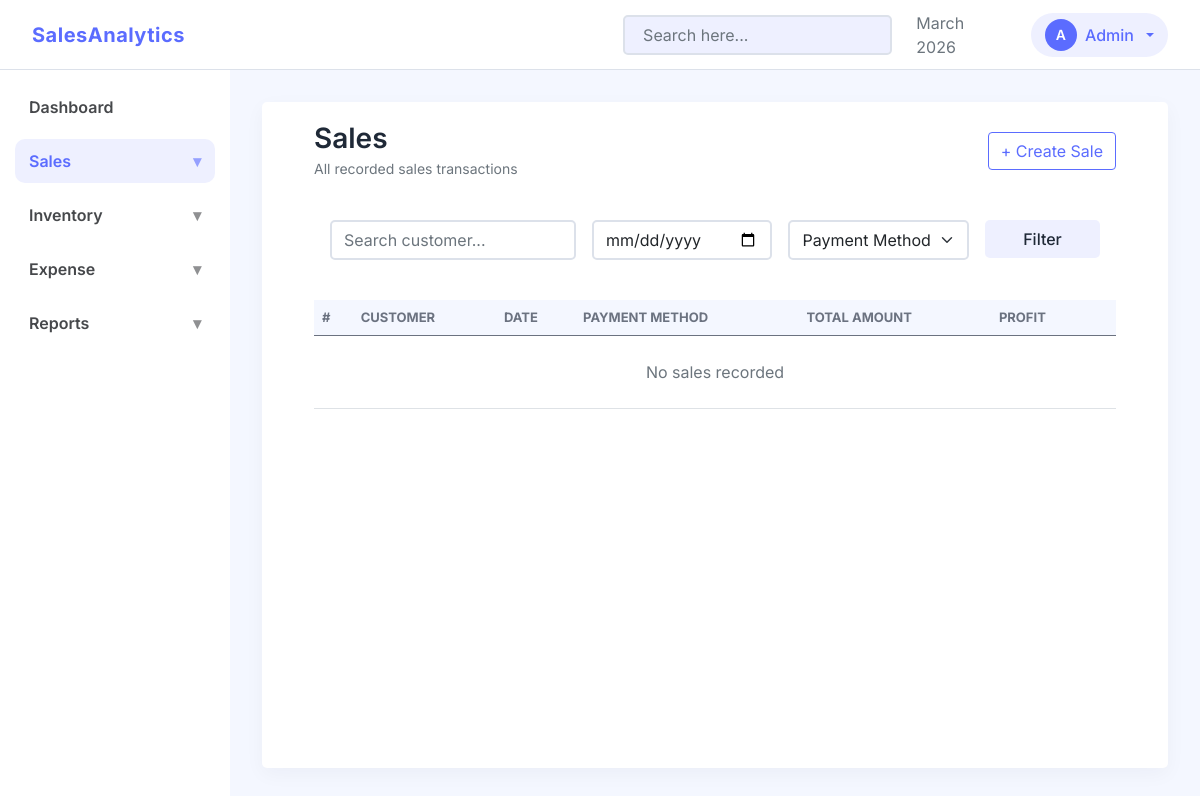
Page /sales/view/ on the earlier database version.
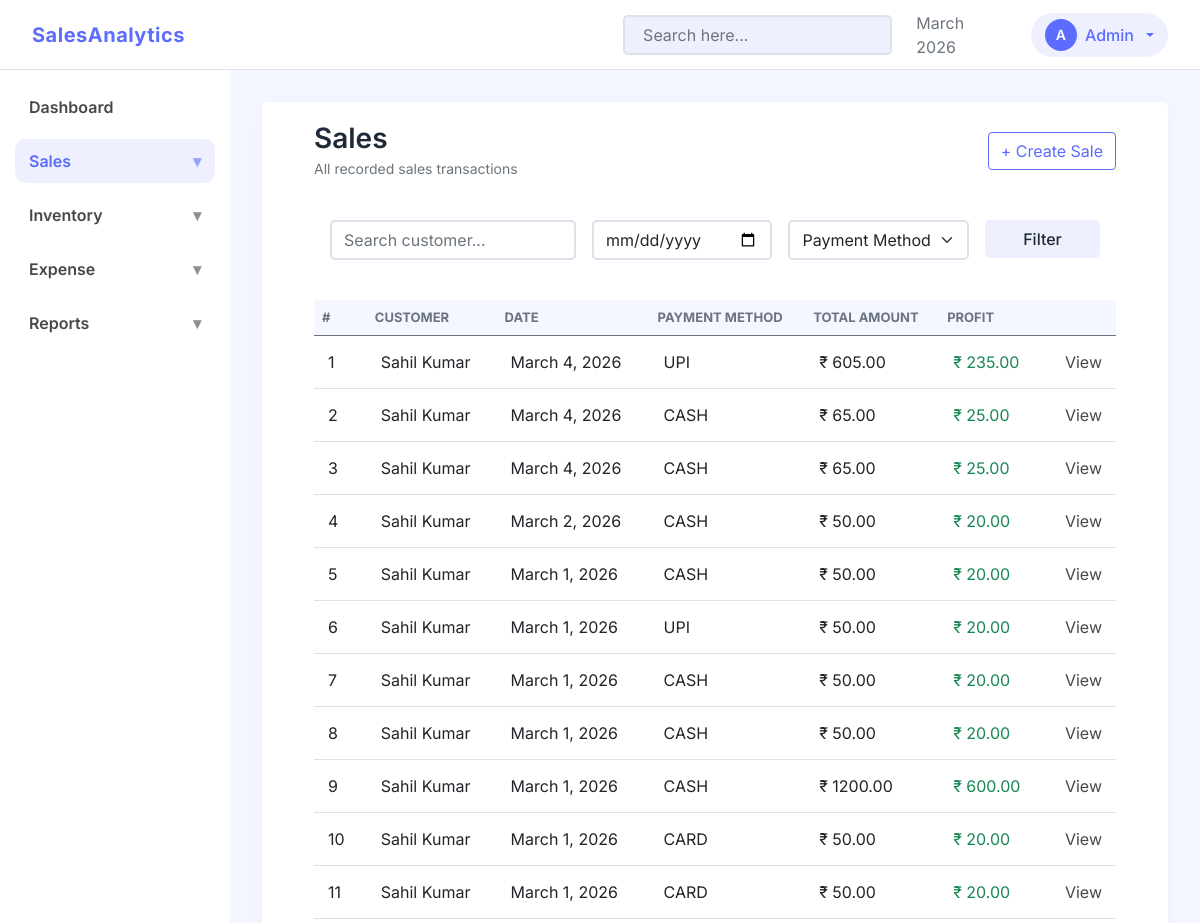
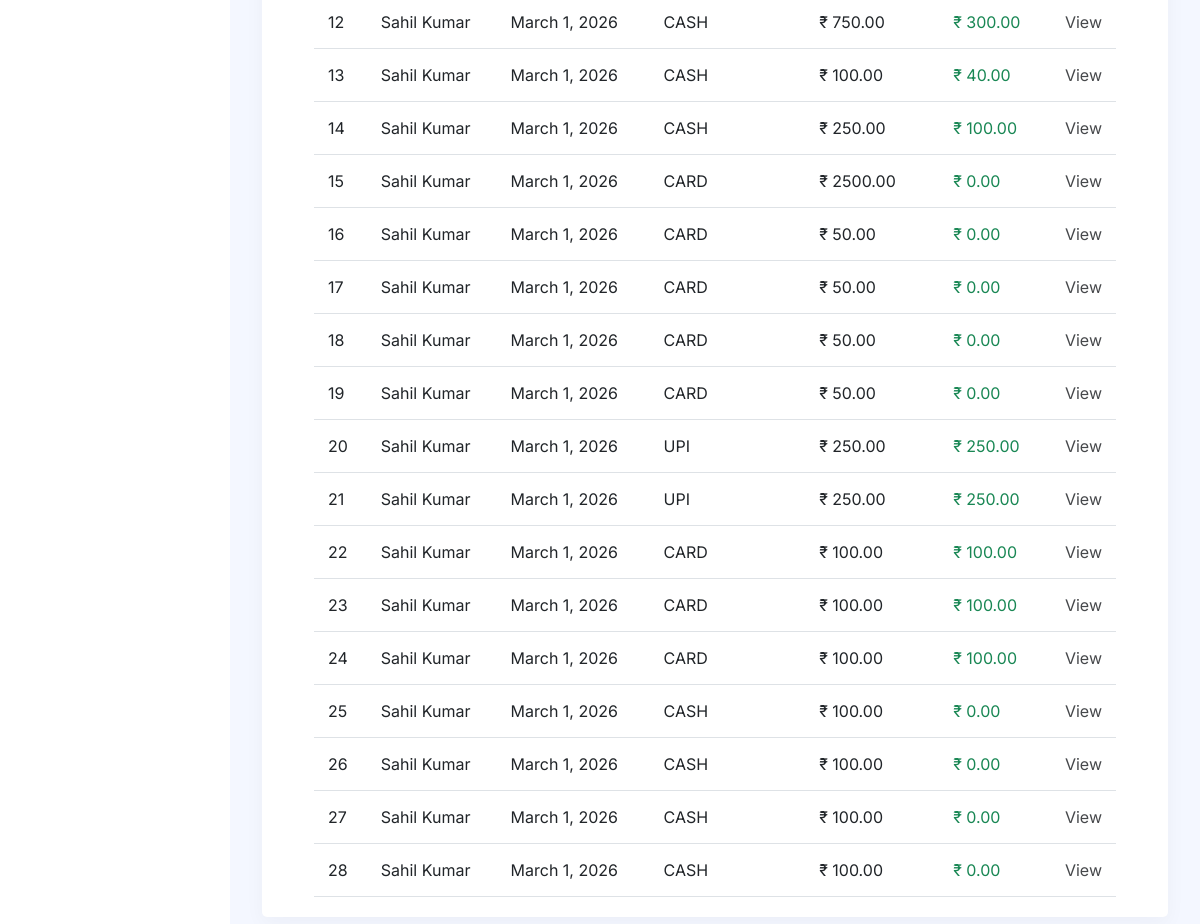
Same page on the later database version (2 pictures, top to bottom).
### sales/models.py (models this page shows, shortened)
class Sale(models.Model):
    class PaymentMethod(models.TextChoices):
        CASH = "cash", "Cash"
        CARD = "card", "Card"
        UPI = "upi", "UPI"
    customer = models.ForeignKey(
        Customer,
        on_delete=models.SET_NULL,
        null=True,
        db_index=True,
        related_name="sales"
        )
    sale_date = models.DateField(db_index=True, default=localdate)
    total_amount = models.DecimalField(
        max_digits=12,
        decimal_places=2,
        validators=[MinValueValidator(1)]
        )
    total_profit = models.DecimalField(max_digits=12, decimal_places=2, default=0)
    payment_method = models.CharField(
        max_length=20,
        choices=PaymentMethod.choices,
        default=PaymentMethod.CASH
        )
    created_at = models.DateTimeField(auto_now_add=True)
    updated_at = models.DateTimeField(auto_now=True)

class Customer(models.Model):
    name = models.CharField(max_length=100)
    email = models.EmailField(max_length=100, unique=True)
    phone = models.CharField(max_length=20, blank=True)
    address = models.CharField(max_length=200, blank=True)
    created_at = models.DateTimeField(auto_now_add=True)
    updated_at = models.DateTimeField(auto_now=True)

### sales/views.py (the view)
# urls.py: path('view/', views.SalesListView.as_view(), name="sales_list"),
class SalesListView(ListView):
    model = Sale
    template_name = "sales/sales_list.html"
    context_object_name = "sales"
    ordering = ["-sale_date"]

### templates/sales/sales_list.html (shortened to what this page needs)
{% extends "base.html" %}
{% load static %}
{% block css_files%}
    <link rel="stylesheet" href="{% static 'css/apps/list.css' %}">
{% endblock %}
{% block content %}
<div class="container-fluid">
    <div class="d-flex justify-content-between align-items-center mb-4">
        <div>
            <h3 class="section-title mb-0">Sales</h3>
            <small class="text-muted">All recorded sales transactions</small>
        </div>
        <a href="{% url 'create_sale' %}" class="btn btn-secondary">
            + Create Sale
        </a>
    </div>
    <div class="card-soft mb-4 p-3">
        <div class="row g-3">
            <div class="col-md-4">
                <input type="text"
                       class="form-control"
                       placeholder="Search customer...">
            </div>
            <div class="col-md-3">
                <input type="date" class="form-control">
            </div>
            <div class="col-md-3">
                <select class="form-select">
                    <option value="">Payment Method</option>
                </select>
            </div>
            <div class="col-md-2">
                <button class="btn btn-soft w-100">
                    Filter
                </button>
            </div>
        </div>
    </div>
    <div class="card-soft">
        <div class="table-responsive">
            <table class="table table-hover align-middle data-table mb-0">
                <thead>
                    <tr>
                        <th>#</th>
                        <th>Customer</th>
                        <th>Date</th>
                        <th>Payment Method</th>
                        <th>Total Amount</th>
                        <th>Profit</th>
                        <th></th>
                    </tr>
                </thead>
                <tbody>
                    {% for sale in sales %}
                    <tr>
                        <td>{{ forloop.counter }}</td>
                        <td>
                            {% if sale.customer %}
                                {{ sale.customer.name }}
                            {% else %}
                                <span class="text-muted">Walk-in</span>
                            {% endif %}
                        </td>
                        <td>{{ sale.sale_date }}</td>
                        <td>
                            <span class="badge-soft badge-success">
                                {{ sale.payment_method|upper }}
                            </span>
                        </td>
                        <td class="fw-semibold">
                            ₹ {{ sale.total_amount }}
                        </td>
                        <td class="text-success fw-semibold">
                            ₹ {{ sale.total_profit }}
                        </td>
                        <td class="text-end">
                            <a href="{% url 'sale_detail' sale.id %}">View</a>
                        </td>
                    </tr>
                    {% empty %}
                    <tr>
                        <td colspan="7" class="text-center py-4 text-muted">
                            No sales recorded
                        </td>
                    </tr>
                    {% endfor %}
                </tbody>
            </table>
        </div>
    </div>
</div>
{% endblock %}

Differences in the rows shown:
added Sale: customer.name "Sahil Kumar", sale_date "March 4, 2026", payment_method "UPI", total_amount "605.00", total_profit "235.00"
added Sale: customer.name "Sahil Kumar", sale_date "March 4, 2026", payment_method "CASH", total_amount "65.00", total_profit "25.00"
added Sale: customer.name "Sahil Kumar", sale_date "March 4, 2026", payment_method "CASH", total_amount "65.00", total_profit "25.00"
added Sale: customer.name "Sahil Kumar", sale_date "March 2, 2026", payment_method "CASH", total_amount "50.00", total_profit "20.00"
added Sale: customer.name "Sahil Kumar", sale_date "March 1, 2026", payment_method "CASH", total_amount "50.00", total_profit "20.00"
added Sale: customer.name "Sahil Kumar", sale_date "March 1, 2026", payment_method "UPI", total_amount "50.00", total_profit "20.00"
added Sale: customer.name "Sahil Kumar", sale_date "March 1, 2026", payment_method "CASH", total_amount "50.00", total_profit "20.00"
added Sale: customer.name "Sahil Kumar", sale_date "March 1, 2026", payment_method "CASH", total_amount "50.00", total_profit "20.00"
added Sale: customer.name "Sahil Kumar", sale_date "March 1, 2026", payment_method "CASH", total_amount "1200.00", total_profit "600.00"
added Sale: customer.name "Sahil Kumar", sale_date "March 1, 2026", payment_method "CARD", total_amount "50.00", total_profit "20.00"
added Sale: customer.name "Sahil Kumar", sale_date "March 1, 2026", payment_method "CARD", total_amount "50.00", total_profit "20.00"
added Sale: customer.name "Sahil Kumar", sale_date "March 1, 2026", payment_method "CASH", total_amount "750.00", total_profit "300.00"
added Sale: customer.name "Sahil Kumar", sale_date "March 1, 2026", payment_method "CASH", total_amount "100.00", total_profit "40.00"
added Sale: customer.name "Sahil Kumar", sale_date "March 1, 2026", payment_method "CASH", total_amount "250.00", total_profit "100.00"
added Sale: customer.name "Sahil Kumar", sale_date "March 1, 2026", payment_method "CARD", total_amount "2500.00", total_profit "0.00"
added Sale: customer.name "Sahil Kumar", sale_date "March 1, 2026", payment_method "CARD", total_amount "50.00", total_profit "0.00"
added Sale: customer.name "Sahil Kumar", sale_date "March 1, 2026", payment_method "CARD", total_amount "50.00", total_profit "0.00"
added Sale: customer.name "Sahil Kumar", sale_date "March 1, 2026", payment_method "CARD", total_amount "50.00", total_profit "0.00"
added Sale: customer.name "Sahil Kumar", sale_date "March 1, 2026", payment_method "CARD", total_amount "50.00", total_profit "0.00"
added Sale: customer.name "Sahil Kumar", sale_date "March 1, 2026", payment_method "UPI", total_amount "250.00", total_profit "250.00"
added Sale: customer.name "Sahil Kumar", sale_date "March 1, 2026", payment_method "UPI", total_amount "250.00", total_profit "250.00"
added Sale: customer.name "Sahil Kumar", sale_date "March 1, 2026", payment_method "CARD", total_amount "100.00", total_profit "100.00"
added Sale: customer.name "Sahil Kumar", sale_date "March 1, 2026", payment_method "CARD", total_amount "100.00", total_profit "100.00"
added Sale: customer.name "Sahil Kumar", sale_date "March 1, 2026", payment_method "CARD", total_amount "100.00", total_profit "100.00"
added Sale: customer.name "Sahil Kumar", sale_date "March 1, 2026", payment_method "CASH", total_amount "100.00", total_profit "0.00"
added Sale: customer.name "Sahil Kumar", sale_date "March 1, 2026", payment_method "CASH", total_amount "100.00", total_profit "0.00"
added Sale: customer.name "Sahil Kumar", sale_date "March 1, 2026", payment_method "CASH", total_amount "100.00", total_profit "0.00"
added Sale: customer.name "Sahil Kumar", sale_date "March 1, 2026", payment_method "CASH", total_amount "100.00", total_profit "0.00"
Other differences:
text no longer shown: "No sales recorded"
